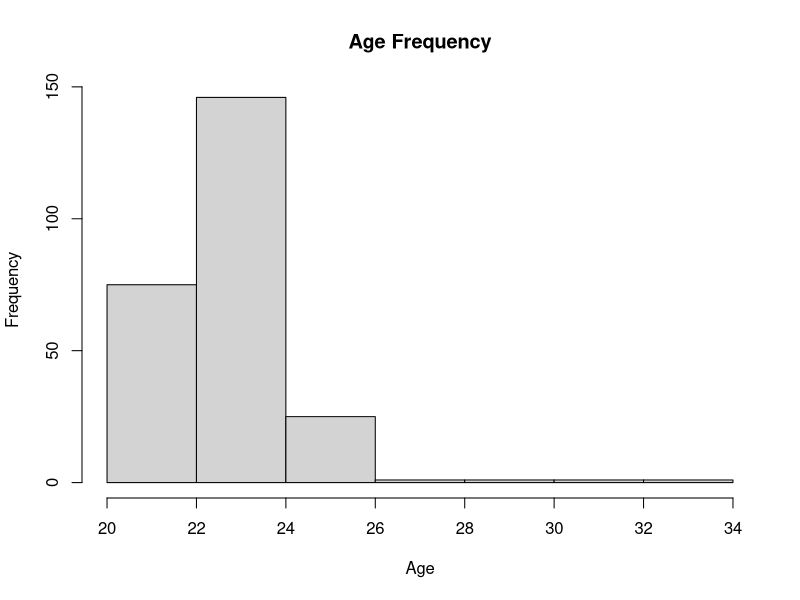
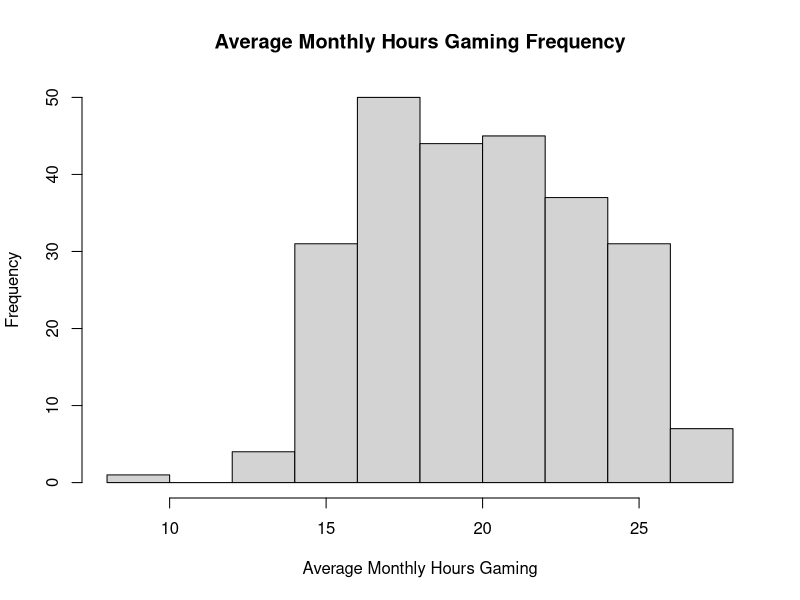
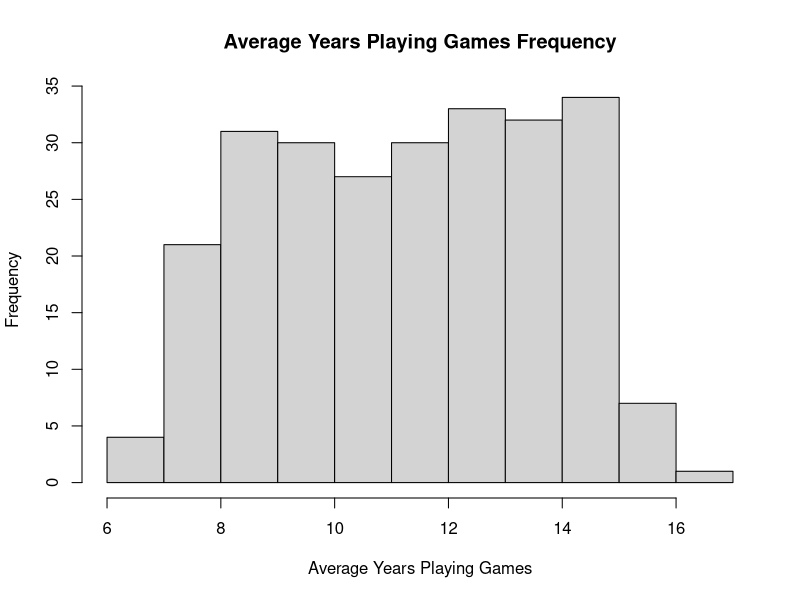
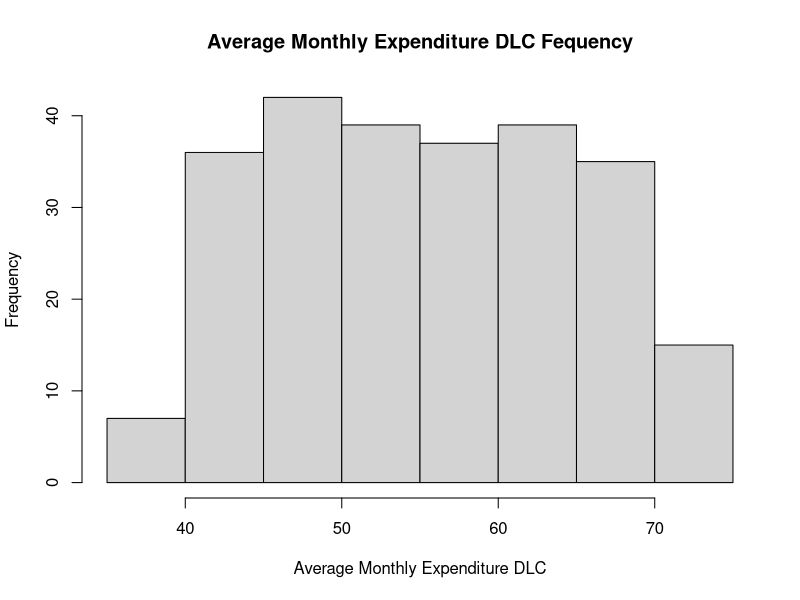
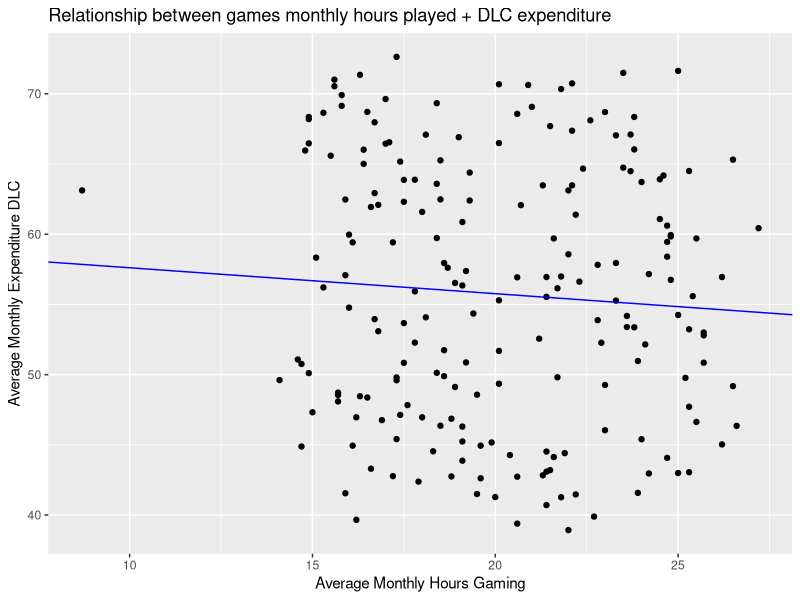
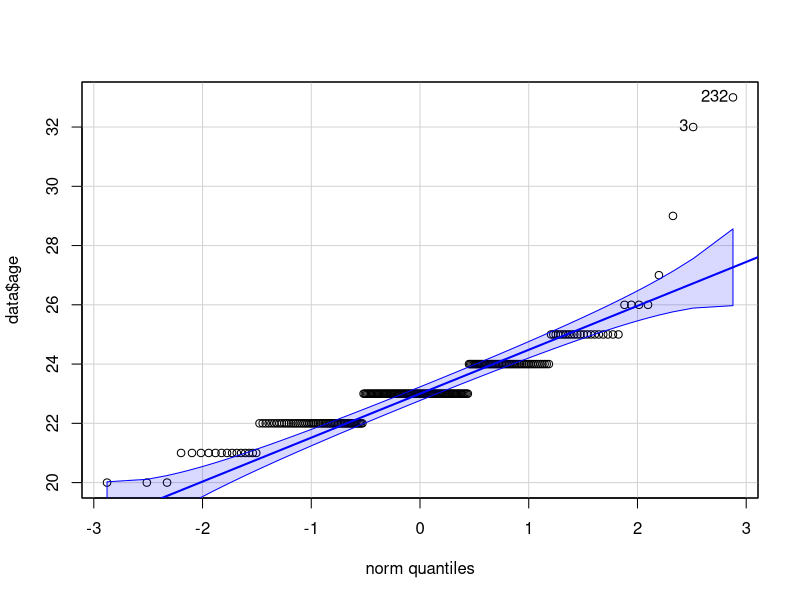
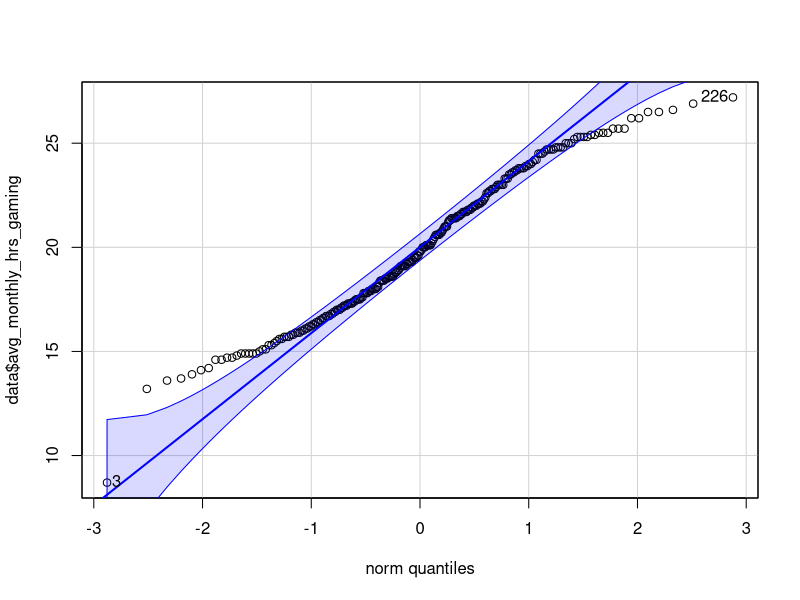
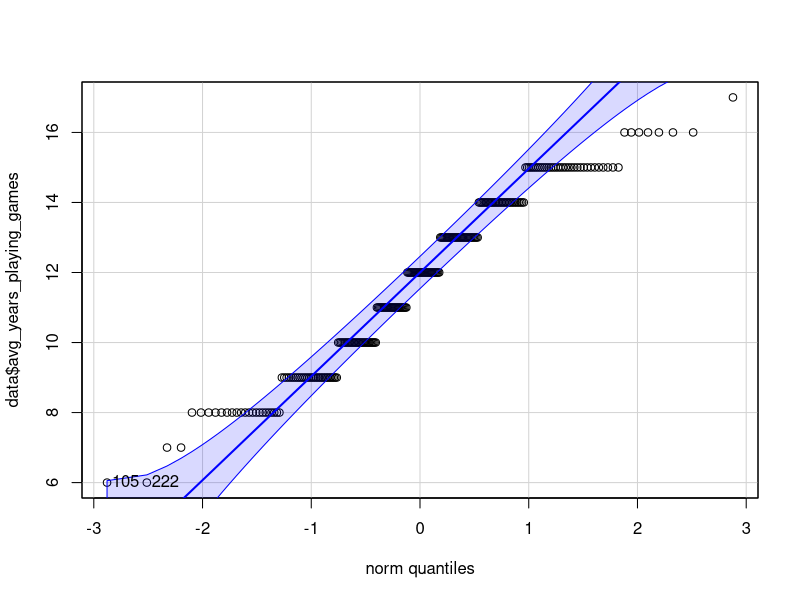

Recreate these plots in R, in order.
## ---- chunk 1
knitr::opts_chunk$set(echo = TRUE)
## ---- chunk 2
if(!require("readr"))
  install.packages("readr")
if(!require("dplyr"))
  install.packages("dplyr")
if(!require("ggplot2"))
  install.packages("ggplot2")
if(!require("knitr"))
  install.packages("knitr")
if(!require("kableExtra"))
  install.packages("kableExtra")

library(readr) # read_csv()
library(dplyr) # sample_n()
library(ggplot2) # plot linear regression
library(knitr) # Display data in tables
library(kableExtra) # Format tables
## ---- chunk 3
data <- read_csv("amalgamated_game_survey_250_2022.csv") # read data from csv
## ---- chunk 4
# assumption here is it would be very hard to plot a graph on anything else
# colnames(data) # list of column names
#sapply(data, class)
# str(data) # show column properties, find numeric columns
numeric_cols <- unlist(lapply(data, is.numeric))
numeric_data <- data[ , numeric_cols]
colnames(numeric_data)
## ---- chunk 5
hist(data$age, 
     main="Age Frequency",
     xlab = "Age")
hist(data$avg_monthly_hrs_gaming, 
     main="Average Monthly Hours Gaming Frequency",
     xlab="Average Monthly Hours Gaming")
hist(data$avg_years_playing_games, 
     main="Average Years Playing Games Frequency",
     xlab = "Average Years Playing Games")
hist(data$avg_monthly_expenditure_dlc, 
     main="Average Monthly Expenditure DLC Fequency",
     xlab = "Average Monthly Expenditure DLC")
## ---- chunk 6
st_age <- shapiro.test(data$age)
if(st_age$p.value < 0.05) print("nope") else print("yep")

st_hours <- shapiro.test(data$avg_monthly_hrs_gaming)
if(st_hours$p.value < 0.05) print("nope") else print("yep")
st_years <- shapiro.test(data$avg_years_playing_games)
if(st_years$p.value < 0.05) print("nope") else print("yep")
st_bucks <- shapiro.test(data$avg_monthly_expenditure_dlc)
if(st_bucks$p.value < 0.05) print("nope") else print("yep")
## ---- chunk 7
# kbl(data)
# kbl(sample_n(data, 200))

# sample_data %>%
#   lm(avg_monthly_hrs_gaming ~ avg_monthly_expenditure_dlc, data = .) %>%
#   summary() # data summary
## ---- chunk 8
set.seed(321) # reproduce random values

sample_data <- sample_n(data, 200) # tibble 200 x 11

# lm() - 
# dependent var. ~ independent var.
mod <- lm(avg_monthly_expenditure_dlc ~ avg_monthly_hrs_gaming, 
          data = sample_data)
summary(mod)

#attributes(mod)
#mod$residuals
# hist(mod$residuals)

plot <- ggplot(data = mod, mapping = aes(x = avg_monthly_hrs_gaming, 
                                 y = avg_monthly_expenditure_dlc)) + 
  # geom_point(alpha = 0.1, color = "blue") # add colours for points
  geom_point() + # plot dataset in a scatter plot
  labs(title = "Relationship between games monthly hours played + DLC expenditure",
       x = "Average Monthly Hours Gaming",
       y = "Average Monthly Expenditure DLC")

# plot + geom_smooth(method = lm, se = FALSE, formula=y~x) # probably this one
# plot + stat_smooth(method = lm, formula = y ~ x, geom = "smooth") # ok
# plot + geom_smooth(method = "loess", se = FALSE, formula=y~x) # curved line

coeff <- coefficients(mod)
coeff
intercept <- coeff[1]
slope <- coeff[2]
slope

plot +
  geom_abline(intercept = intercept, slope = slope, color="blue") # regression line

# + geom_abline(mapping = aes(x = avg_monthly_hrs_gaming, y = avg_monthly_expenditure_dlc), data = mod)

## ---- chunk 9
car::qqPlot(data$age)
car::qqPlot(data$avg_monthly_hrs_gaming)
car::qqPlot(data$avg_years_playing_games)
car::qqPlot(data$avg_monthly_expenditure_dlc)

qqnorm(data$age)
qqline(data$age)
qqnorm(data$avg_monthly_hrs_gaming)
qqline(data$avg_monthly_hrs_gaming)
qqnorm(data$avg_years_playing_games)
qqline(data$avg_years_playing_games)
qqnorm(data$avg_monthly_expenditure_dlc)
qqline(data$avg_monthly_expenditure_dlc)
## ---- chunk 10
significance <- 0.05

par(mfrow=c(1,2)) # define plotting region
shapiro.test(data$age)

# log transformation
log_age <- log10(data$age)
# histogram original distribution
hist(data$age, col='steelblue', main='Age Original')
# histogram log-transformed distribution
hist(log_age, col='coral2', main='Age Log Transformed')
shapiro.test(log_age)

# square root transformation
sqrt_age <- sqrt(data$age)
# histogram original distribution
hist(data$age, col='steelblue', main='Age Original')
# histogram square root-transformed distribution
hist(sqrt_age, col='coral2', main='Age Square Root Transformed')
shapiro.test(sqrt_age)

# cube root transformation
cube_age <- data$age^(1/3)
# histogram original distribution
hist(data$age, col='steelblue', main='Age Original')
# histogram cube root-transformed
hist(cube_age, col='coral2', main='Age Cube Root Transformed')
shapiro.test(cube_age)

cube_age_p_value <- shapiro.test(cube_age)$p.value
if (cube_age_p_value < significance) {
  print(paste("Cube Root Transform of Age is less than ", significance))
} else {
  print(paste("Cube Root Transform of Age is less than ", significance))
}
## ---- chunk 11
significance <- 0.05

par(mfrow=c(1,2)) # define plotting region

log_monthly_hrs <- log10(data$avg_monthly_hrs_gaming)
hist(data$avg_monthly_hrs_gaming, col='steelblue', main='Age Original')
hist(log_monthly_hrs, col='coral2', main='Avg. Monthly Hours Gaming Log Transformed')
shapiro.test(log_monthly_hrs)

sqrt_monthly_hrs <- sqrt(data$avg_monthly_hrs_gaming)
hist(data$avg_monthly_hrs_gaming, col='steelblue', main='Age Original')
hist(sqrt_monthly_hrs, col='coral2', main='Avg. Monthly Hours Gaming Square Root Transformed')
shapiro.test(sqrt_monthly_hrs)

cube_monthly_hrs <- data$avg_monthly_hrs_gaming^(1/3)
hist(data$avg_monthly_hrs_gaming, col='steelblue', main='Age Original')
hist(cube_monthly_hrs, col='coral2', main='Avg. Monthly Hours Gaming Cube Root Transformed')
shapiro.test(cube_monthly_hrs)

cube_monthly_hrs_p_value <- shapiro.test(cube_monthly_hrs)$p.value
if (cube_monthly_hrs_p_value < significance) {
  print(paste("Cube Root Transform of Avg. Monthly Hours Gaming is less than ", significance))
} else {
  print(paste("Cube Root Transform of Avg. Monthly Hours Gaming is less than ", significance))
}
